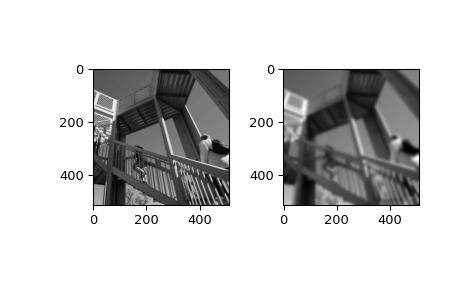

This chart was generated by the following Python code:
from scipy.ndimage import gaussian_filter
a = np.arange(50, step=2).reshape((5,5))
a
# array([[ 0,  2,  4,  6,  8],
# [10, 12, 14, 16, 18],
# [20, 22, 24, 26, 28],
# [30, 32, 34, 36, 38],
# [40, 42, 44, 46, 48]])
gaussian_filter(a, sigma=1)
# array([[ 4,  6,  8,  9, 11],
# [10, 12, 14, 15, 17],
# [20, 22, 24, 25, 27],
# [29, 31, 33, 34, 36],
# [35, 37, 39, 40, 42]])

from scipy import misc
import matplotlib.pyplot as plt
fig = plt.figure()
plt.gray()  # show the filtered result in grayscale
ax1 = fig.add_subplot(121)  # left side
ax2 = fig.add_subplot(122)  # right side
ascent = misc.ascent()
result = gaussian_filter(ascent, sigma=5)
ax1.imshow(ascent)
ax2.imshow(result)
plt.show()
